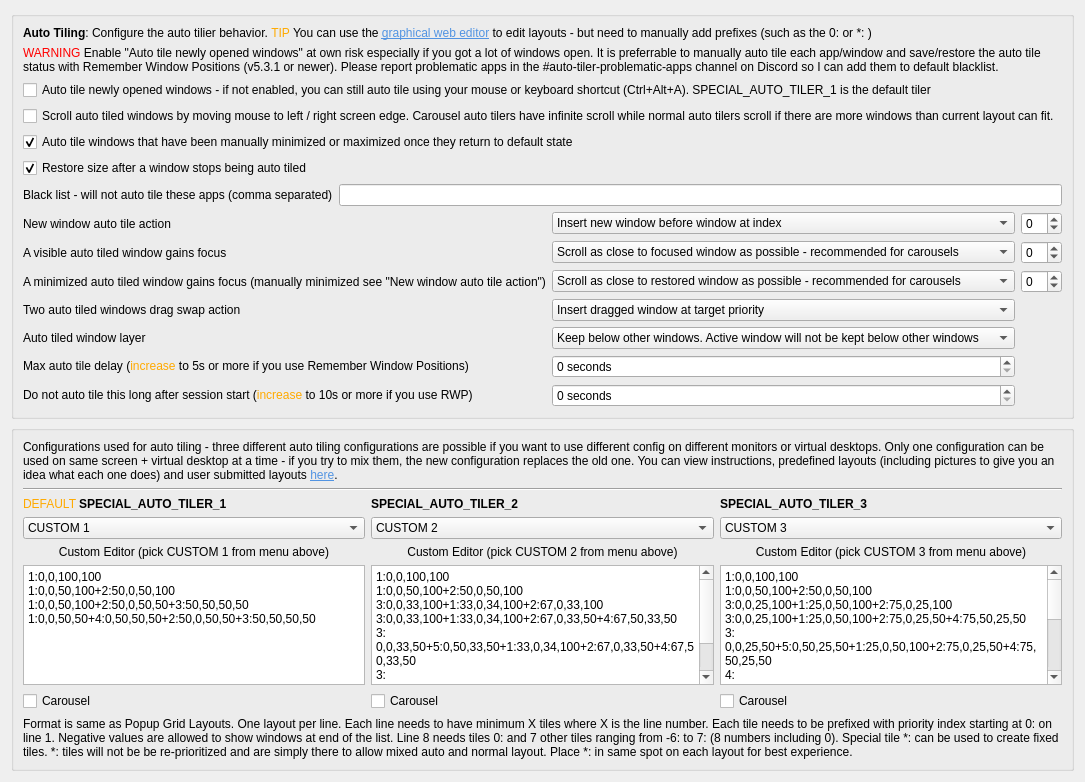
     <widget class="QWidget" name="tab_autoTile">
      <attribute name="icon">
       <iconset theme="process-working"/>
      </attribute>
      <attribute name="title">
       <string>Auto Tiling</string>
      </attribute>
      <layout class="QVBoxLayout" name="verticalLayout_25">
       <item>
        <widget class="QGroupBox" name="groupBox_16">
         <property name="title">
          <string/>
         </property>
         <layout class="QVBoxLayout" name="verticalLayout_27">
          <item>
           <widget class="QLabel" name="label_74">
            <property name="text">
             <string>&lt;html&gt;&lt;head/&gt;&lt;body&gt;&lt;p&gt;&lt;span style=&quot; font-weight:700;&quot;&gt;Auto Tiling&lt;/span&gt;: Configure the auto tilier behavior. &lt;span style=&quot; color:#ffaa00;&quot;&gt;TIP&lt;/span&gt; You can use the &lt;a href=&quot;https://rxweb.epizy.com/mousetiler/editor.html&quot;&gt;&lt;span style=&quot; text-decoration: underline; color:#5294e2;&quot;&gt;graphical web editor&lt;/span&gt;&lt;/a&gt; to edit layouts - but need to manually add prefixes (such as the 0: or *: )&lt;/p&gt;&lt;/body&gt;&lt;/html&gt;</string>
            </property>
            <property name="openExternalLinks">
             <bool>true</bool>
            </property>
           </widget>
          </item>
          <item>
           <widget class="QLabel" name="label_91">
            <property name="text">
             <string>&lt;html&gt;&lt;head/&gt;&lt;body&gt;&lt;p&gt;&lt;span style=&quot; color:#ff0000;&quot;&gt;WARNING&lt;/span&gt; Enable &amp;quot;Auto tile newly opened windows&amp;quot; at own risk especially if you got a lot of windows open. It is preferrable to manually auto tile each app/window and save/restore the auto tile status with Remember Window Positions (v5.3.1 or newer). Please report problematic apps in the #auto-tiler-problematic-apps channel on Discord so I can add them to default blacklist.&lt;/p&gt;&lt;/body&gt;&lt;/html&gt;</string>
            </property>
            <property name="wordWrap">
             <bool>true</bool>
            </property>
           </widget>
          </item>
          <item>
           <widget class="QCheckBox" name="kcfg_autoTileNewWindows">
            <property name="text">
             <string>Auto tile newly opened windows - if not enabled, you can still auto tile using your mouse or keyboard shortcut (Ctrl+Alt+A). SPECIAL_AUTO_TILER_1 is the default tiler</string>
            </property>
           </widget>
          </item>
          <item>
           <widget class="QCheckBox" name="kcfg_autoTilerEdgeScroll">
            <property name="text">
             <string>Scroll auto tiled windows by moving mouse to left / right screen edge. Carousel auto tilers have infinite scroll while normal auto tilers scroll if there are more windows than current layout can fit.</string>
            </property>
           </widget>
          </item>
          <item>
           <widget class="QCheckBox" name="kcfg_autoTileMinimizedMaximized">
            <property name="text">
             <string>Auto tile windows that have been manually minimized or maximized once they return to default state</string>
            </property>
            <property name="checked">
             <bool>true</bool>
            </property>
           </widget>
          </item>
          <item>
           <widget class="QCheckBox" name="kcfg_autoTileRestoreSize">
            <property name="text">
             <string>Restore size after a window stops being auto tiled</string>
            </property>
            <property name="checked">
             <bool>true</bool>
            </property>
           </widget>
          </item>
          <item>
           <layout class="QFormLayout" name="formLayout_9">
            <item row="0" column="1">
             <widget class="QLineEdit" name="kcfg_autoTileBlacklist"/>
            </item>
            <item row="0" column="0">
             <widget class="QLabel" name="label_90">
              <property name="text">
               <string>Black list - will not auto tile these apps (comma separated)</string>
              </property>
             </widget>
            </item>
           </layout>
          </item>
          <item>
           <layout class="QGridLayout" name="gridLayout_4">
            <item row="0" column="0">
             <widget class="QLabel" name="label_76">
              <property name="text">
               <string>New window auto tile action</string>
              </property>
             </widget>
            </item>
            <item row="1" column="1">
             <widget class="QComboBox" name="kcfg_autoTileFocusAction">
              <property name="sizePolicy">
               <sizepolicy hsizetype="MinimumExpanding" vsizetype="Fixed">
                <horstretch>0</horstretch>
                <verstretch>0</verstretch>
               </sizepolicy>
              </property>
              <item>
               <property name="text">
                <string>Scroll as close to focused window as possible - recommended for carousels</string>
               </property>
              </item>
              <item>
               <property name="text">
                <string>Insert focused window at index</string>
               </property>
              </item>
              <item>
               <property name="text">
                <string>Insert focused window at index - ignore primary</string>
               </property>
              </item>
              <item>
               <property name="text">
                <string>Swap place with window at index</string>
               </property>
              </item>
              <item>
               <property name="text">
                <string>Swap place with window at index - ignore primary</string>
               </property>
              </item>
              <item>
               <property name="text">
                <string>Do nothing</string>
               </property>
              </item>
             </widget>
            </item>
            <item row="0" column="1">
             <widget class="QComboBox" name="kcfg_autoTileWindowAction">
              <property name="sizePolicy">
               <sizepolicy hsizetype="MinimumExpanding" vsizetype="Fixed">
                <horstretch>0</horstretch>
                <verstretch>0</verstretch>
               </sizepolicy>
              </property>
              <item>
               <property name="text">
                <string>Insert new window before window at index</string>
               </property>
              </item>
              <item>
               <property name="text">
                <string>Insert new window after window at index</string>
               </property>
              </item>
             </widget>
            </item>
            <item row="6" column="0">
             <widget class="QLabel" name="label_79">
              <property name="text">
               <string>&lt;html&gt;&lt;head/&gt;&lt;body&gt;&lt;p&gt;Do not auto tile this long after session start (&lt;span style=&quot; color:#ffaa00;&quot;&gt;increase&lt;/span&gt; to 10s or more if you use RWP)&lt;/p&gt;&lt;/body&gt;&lt;/html&gt;</string>
              </property>
             </widget>
            </item>
            <item row="1" column="0">
             <widget class="QLabel" name="label_78">
              <property name="text">
               <string>A visible auto tiled window gains focus</string>
              </property>
             </widget>
            </item>
            <item row="5" column="1">
             <widget class="QSpinBox" name="kcfg_maxAutoTileDelay">
              <property name="sizePolicy">
               <sizepolicy hsizetype="MinimumExpanding" vsizetype="Fixed">
                <horstretch>0</horstretch>
                <verstretch>0</verstretch>
               </sizepolicy>
              </property>
              <property name="suffix">
               <string> seconds</string>
              </property>
              <property name="maximum">
               <number>60</number>
              </property>
             </widget>
            </item>
            <item row="2" column="0">
             <widget class="QLabel" name="label_89">
              <property name="text">
               <string>A minimized auto tiled window gains focus (manually minimized see &quot;New window auto tile action&quot;)</string>
              </property>
             </widget>
            </item>
            <item row="0" column="2">
             <widget class="QSpinBox" name="kcfg_autoTileWindowIndex">
              <property name="minimum">
               <number>-1</number>
              </property>
              <property name="maximum">
               <number>16</number>
              </property>
             </widget>
            </item>
            <item row="5" column="0">
             <widget class="QLabel" name="label_75">
              <property name="text">
               <string>&lt;html&gt;&lt;head/&gt;&lt;body&gt;&lt;p&gt;Max auto tile delay (&lt;span style=&quot; color:#ffaa00;&quot;&gt;increase&lt;/span&gt; to 5s or more if you use Remember Window Positions)&lt;/p&gt;&lt;/body&gt;&lt;/html&gt;</string>
              </property>
             </widget>
            </item>
            <item row="3" column="0">
             <widget class="QLabel" name="label_77">
              <property name="text">
               <string>Two auto tiled windows drag swap action</string>
              </property>
             </widget>
            </item>
            <item row="3" column="1">
             <widget class="QComboBox" name="kcfg_autoTileDragSwapAction">
              <property name="sizePolicy">
               <sizepolicy hsizetype="MinimumExpanding" vsizetype="Fixed">
                <horstretch>0</horstretch>
                <verstretch>0</verstretch>
               </sizepolicy>
              </property>
              <property name="currentIndex">
               <number>0</number>
              </property>
              <item>
               <property name="text">
                <string>Insert dragged window at target priority</string>
               </property>
              </item>
              <item>
               <property name="text">
                <string>Swap places</string>
               </property>
              </item>
             </widget>
            </item>
            <item row="6" column="1">
             <widget class="QSpinBox" name="kcfg_maxAutoTileDelaySessionStart">
              <property name="sizePolicy">
               <sizepolicy hsizetype="MinimumExpanding" vsizetype="Fixed">
                <horstretch>0</horstretch>
                <verstretch>0</verstretch>
               </sizepolicy>
              </property>
              <property name="suffix">
               <string> seconds</string>
              </property>
              <property name="maximum">
               <number>60</number>
              </property>
             </widget>
            </item>
            <item row="2" column="1">
             <widget class="QComboBox" name="kcfg_autoTileMinimizedFocusAction">
              <property name="sizePolicy">
               <sizepolicy hsizetype="MinimumExpanding" vsizetype="Fixed">
                <horstretch>0</horstretch>
                <verstretch>0</verstretch>
               </sizepolicy>
              </property>
              <item>
               <property name="text">
                <string>Scroll as close to restored window as possible - recommended for carousels</string>
               </property>
              </item>
              <item>
               <property name="text">
                <string>Insert restored window before window at index</string>
               </property>
              </item>
              <item>
               <property name="text">
                <string>Swap place with window at index</string>
               </property>
              </item>
             </widget>
            </item>
            <item row="2" column="2">
             <widget class="QSpinBox" name="kcfg_autoTileMinimizedFocusIndex">
              <property name="minimum">
               <number>-1</number>
              </property>
              <property name="maximum">
               <number>16</number>
              </property>
             </widget>
            </item>
            <item row="1" column="2">
             <widget class="QSpinBox" name="kcfg_autoTileFocusIndex">
              <property name="minimum">
               <number>-1</number>
              </property>
              <property name="maximum">
               <number>16</number>
              </property>
             </widget>
            </item>
            <item row="4" column="0">
             <widget class="QLabel" name="label_98">
              <property name="text">
               <string>Auto tiled window layer</string>
              </property>
             </widget>
            </item>
            <item row="4" column="1">
             <widget class="QComboBox" name="kcfg_autoTileLayer">
              <item>
               <property name="text">
                <string>Keep below other windows. Active window will not be kept below other windows</string>
               </property>
              </item>
              <item>
               <property name="text">
                <string>Keep below other windows</string>
               </property>
              </item>
              <item>
               <property name="text">
                <string>Keep in normal layer (might put auto-tiled windows on top when scrolling)</string>
               </property>
              </item>
              <item>
               <property name="text">
                <string>Keep above other windows</string>
               </property>
              </item>
             </widget>
            </item>
           </layout>
          </item>
         </layout>
        </widget>
       </item>
       <item>
        <widget class="QGroupBox" name="groupBox_15">
         <property name="title">
          <string/>
         </property>
         <layout class="QVBoxLayout" name="verticalLayout_26">
          <item>
           <widget class="QLabel" name="label_81">
            <property name="text">
             <string>&lt;html&gt;&lt;head/&gt;&lt;body&gt;&lt;p&gt;Configurations used for auto tiling - three different auto tiling configurations are possible if you want to use different config on different monitors or virtual desktops. Only one configuration can be used on same screen + virtual desktop at a time - if you try to mix them, the new configuration replaces the old one. You can view instructions, predefined layouts (including pictures to give you an idea what each one does) and user submitted layouts &lt;a href=&quot;https://github.com/rxappdev/MouseTiler/blob/main/AUTOTILERGUIDE.md&quot;&gt;&lt;span style=&quot; text-decoration: underline; color:#5294e2;&quot;&gt;here&lt;/span&gt;&lt;/a&gt;.&lt;/p&gt;&lt;/body&gt;&lt;/html&gt;</string>
            </property>
            <property name="wordWrap">
             <bool>true</bool>
            </property>
            <property name="openExternalLinks">
             <bool>true</bool>
            </property>
           </widget>
          </item>
          <item>
           <widget class="Line" name="line_18">
            <property name="orientation">
             <enum>Qt::Orientation::Horizontal</enum>
            </property>
           </widget>
          </item>
          <item>
           <layout class="QGridLayout" name="gridLayout_3">
            <item row="3" column="2">
             <widget class="QPlainTextEdit" name="kcfg_autoTilerCustom3">
              <property name="sizePolicy">
               <sizepolicy hsizetype="Expanding" vsizetype="Fixed">
                <horstretch>0</horstretch>
                <verstretch>0</verstretch>
               </sizepolicy>
              </property>
              <property name="minimumSize">
               <size>
                <width>0</width>
                <height>120</height>
               </size>
              </property>
              <property name="maximumSize">
               <size>
                <width>16777215</width>
                <height>120</height>
               </size>
              </property>
              <property name="plainText">
               <string>1:0,0,100,100
1:0,0,50,100+2:50,0,50,100
3:0,0,25,100+1:25,0,50,100+2:75,0,25,100
3:0,0,25,100+1:25,0,50,100+2:75,0,25,50+4:75,50,25,50
3:0,0,25,50+5:0,50,25,50+1:25,0,50,100+2:75,0,25,50+4:75,50,25,50
4:0,0,25,50+6:0,50,25,50+1:25,0,25,100+2:50,0,25,100+3:75,0,25,50+5:75,50,25,50
4:0,0,25,50+7:0,50,25,50+1:25,0,25,100+2:50,0,25,50+6:50,50,25,50+3:75,0,25,50+5:75,50,25,50
4:0,0,25,50+8:0,50,25,50+1:25,0,25,50+7:25,50,25,50+2:50,0,25,50+6:50,50,25,50+3:75,0,25,50+5:75,50,25,50</string>
              </property>
             </widget>
            </item>
            <item row="0" column="1">
             <widget class="QLabel" name="label_83">
              <property name="font">
               <font>
                <bold>true</bold>
               </font>
              </property>
              <property name="text">
               <string>SPECIAL_AUTO_TILER_2</string>
              </property>
             </widget>
            </item>
            <item row="2" column="2">
             <widget class="QLabel" name="label_73">
              <property name="text">
               <string>Custom Editor (pick CUSTOM 3 from menu above)</string>
              </property>
              <property name="alignment">
               <set>Qt::AlignmentFlag::AlignCenter</set>
              </property>
             </widget>
            </item>
            <item row="1" column="1">
             <widget class="QComboBox" name="kcfg_autoTilerMode2">
              <item>
               <property name="text">
                <string>CUSTOM 2</string>
               </property>
              </item>
              <item>
               <property name="text">
                <string>✅ Multi-monitor friendly - SINGLE TILE CAROUSEL</string>
               </property>
              </item>
              <item>
               <property name="text">
                <string>❌ Multi-monitor friendly - THREE TILE CAROUSEL</string>
               </property>
              </item>
              <item>
               <property name="text">
                <string>❌ Multi-monitor friendly - 50% CAROUSEL</string>
               </property>
              </item>
              <item>
               <property name="text">
                <string>❌ Multi-monitor friendly - 66% CAROUSEL</string>
               </property>
              </item>
              <item>
               <property name="text">
                <string>❌ Multi-monitor friendly - 96% CAROUSEL</string>
               </property>
              </item>
              <item>
               <property name="text">
                <string>✅ Multi-monitor friendly - 3 CARD STACK</string>
               </property>
              </item>
              <item>
               <property name="text">
                <string>✅ Multi-monitor friendly - 5 CARD STACK</string>
               </property>
              </item>
              <item>
               <property name="text">
                <string>✅ Multi-monitor friendly - SPIRAL 4</string>
               </property>
              </item>
              <item>
               <property name="text">
                <string>✅ Multi-monitor friendly - SPIRAL 8</string>
               </property>
              </item>
              <item>
               <property name="text">
                <string>✅ Multi-monitor friendly - 50% + 2 STACK</string>
               </property>
              </item>
              <item>
               <property name="text">
                <string>✅ Multi-monitor friendly - 50% + 3 STACK</string>
               </property>
              </item>
              <item>
               <property name="text">
                <string>✅ Multi-monitor friendly - 67% + 2 STACK</string>
               </property>
              </item>
              <item>
               <property name="text">
                <string>✅ Multi-monitor friendly - 67% + 3 STACK</string>
               </property>
              </item>
              <item>
               <property name="text">
                <string>✅ Multi-monitor friendly - 2 + 50% + 2 STACK</string>
               </property>
              </item>
              <item>
               <property name="text">
                <string>✅ Multi-monitor friendly - * | 1 + 50% + * | 1 CAROUSEL</string>
               </property>
              </item>
              <item>
               <property name="text">
                <string>✅ Multi-monitor friendly - 1 | * + 50% + 1 | * CAROUSEL</string>
               </property>
              </item>
              <item>
               <property name="text">
                <string>❌ Multi-monitor friendly - 76% CAROUSEL</string>
               </property>
              </item>
              <item>
               <property name="text">
                <string>❌ Multi-monitor friendly - 50% + 50% CAROUSEL</string>
               </property>
              </item>
             </widget>
            </item>
            <item row="2" column="0">
             <widget class="QLabel" name="label_71">
              <property name="text">
               <string>Custom Editor (pick CUSTOM 1 from menu above)</string>
              </property>
              <property name="alignment">
               <set>Qt::AlignmentFlag::AlignCenter</set>
              </property>
             </widget>
            </item>
            <item row="0" column="2">
             <widget class="QLabel" name="label_88">
              <property name="font">
               <font>
                <bold>true</bold>
               </font>
              </property>
              <property name="text">
               <string>SPECIAL_AUTO_TILER_3</string>
              </property>
             </widget>
            </item>
            <item row="0" column="0">
             <widget class="QLabel" name="label_80">
              <property name="font">
               <font>
                <bold>true</bold>
               </font>
              </property>
              <property name="text">
               <string>&lt;html&gt;&lt;head/&gt;&lt;body&gt;&lt;p&gt;&lt;span style=&quot; font-weight:400; color:#ffaa00;&quot;&gt;DEFAULT &lt;/span&gt;SPECIAL_AUTO_TILER_1&lt;/p&gt;&lt;/body&gt;&lt;/html&gt;</string>
              </property>
             </widget>
            </item>
            <item row="2" column="1">
             <widget class="QLabel" name="label_72">
              <property name="text">
               <string>Custom Editor (pick CUSTOM 2 from menu above)</string>
              </property>
              <property name="alignment">
               <set>Qt::AlignmentFlag::AlignCenter</set>
              </property>
             </widget>
            </item>
            <item row="3" column="0">
             <widget class="QPlainTextEdit" name="kcfg_autoTilerCustom1">
              <property name="sizePolicy">
               <sizepolicy hsizetype="Expanding" vsizetype="Fixed">
                <horstretch>0</horstretch>
                <verstretch>0</verstretch>
               </sizepolicy>
              </property>
              <property name="minimumSize">
               <size>
                <width>0</width>
                <height>120</height>
               </size>
              </property>
              <property name="maximumSize">
               <size>
                <width>16777215</width>
                <height>120</height>
               </size>
              </property>
              <property name="plainText">
               <string>1:0,0,100,100
1:0,0,50,100+2:50,0,50,100
1:0,0,50,100+2:50,0,50,50+3:50,50,50,50
1:0,0,50,50+4:0,50,50,50+2:50,0,50,50+3:50,50,50,50</string>
              </property>
             </widget>
            </item>
            <item row="3" column="1">
             <widget class="QPlainTextEdit" name="kcfg_autoTilerCustom2">
              <property name="sizePolicy">
               <sizepolicy hsizetype="Expanding" vsizetype="Fixed">
                <horstretch>0</horstretch>
                <verstretch>0</verstretch>
               </sizepolicy>
              </property>
              <property name="minimumSize">
               <size>
                <width>0</width>
                <height>120</height>
               </size>
              </property>
              <property name="maximumSize">
               <size>
                <width>16777215</width>
                <height>120</height>
               </size>
              </property>
              <property name="plainText">
               <string>1:0,0,100,100
1:0,0,50,100+2:50,0,50,100
3:0,0,33,100+1:33,0,34,100+2:67,0,33,100
3:0,0,33,100+1:33,0,34,100+2:67,0,33,50+4:67,50,33,50
3:0,0,33,50+5:0,50,33,50+1:33,0,34,100+2:67,0,33,50+4:67,50,33,50
3:0,0,33,50+5:0,50,33,50+1:33,0,34,50+6:33,50,34,50+2:67,0,33,50+4:67,50,33,50</string>
              </property>
             </widget>
            </item>
            <item row="1" column="0">
             <widget class="QComboBox" name="kcfg_autoTilerMode1">
              <item>
               <property name="text">
                <string>CUSTOM 1</string>
               </property>
              </item>
              <item>
               <property name="text">
                <string>✅ Multi-monitor friendly - SINGLE TILE CAROUSEL</string>
               </property>
              </item>
              <item>
               <property name="text">
                <string>❌ Multi-monitor friendly - THREE TILE CAROUSEL</string>
               </property>
              </item>
              <item>
               <property name="text">
                <string>❌ Multi-monitor friendly - 50% CAROUSEL</string>
               </property>
              </item>
              <item>
               <property name="text">
                <string>❌ Multi-monitor friendly - 66% CAROUSEL</string>
               </property>
              </item>
              <item>
               <property name="text">
                <string>❌ Multi-monitor friendly - 96% CAROUSEL</string>
               </property>
              </item>
              <item>
               <property name="text">
                <string>✅ Multi-monitor friendly - 3 CARD STACK</string>
               </property>
              </item>
              <item>
               <property name="text">
                <string>✅ Multi-monitor friendly - 5 CARD STACK</string>
               </property>
              </item>
              <item>
               <property name="text">
                <string>✅ Multi-monitor friendly - SPIRAL 4</string>
               </property>
              </item>
              <item>
               <property name="text">
                <string>✅ Multi-monitor friendly - SPIRAL 8</string>
               </property>
              </item>
              <item>
               <property name="text">
                <string>✅ Multi-monitor friendly - 50% + 2 STACK</string>
               </property>
              </item>
              <item>
               <property name="text">
                <string>✅ Multi-monitor friendly - 50% + 3 STACK</string>
               </property>
              </item>
              <item>
               <property name="text">
                <string>✅ Multi-monitor friendly - 67% + 2 STACK</string>
               </property>
              </item>
              <item>
               <property name="text">
                <string>✅ Multi-monitor friendly - 67% + 3 STACK</string>
               </property>
              </item>
              <item>
               <property name="text">
                <string>✅ Multi-monitor friendly - 2 + 50% + 2 STACK</string>
               </property>
              </item>
              <item>
               <property name="text">
                <string>✅ Multi-monitor friendly - * | 1 + 50% + * | 1 CAROUSEL</string>
               </property>
              </item>
              <item>
               <property name="text">
                <string>✅ Multi-monitor friendly - 1 | * + 50% + 1 | * CAROUSEL</string>
               </property>
              </item>
              <item>
               <property name="text">
                <string>❌ Multi-monitor friendly - 76% CAROUSEL</string>
               </property>
              </item>
              <item>
               <property name="text">
                <string>❌ Multi-monitor friendly - 50% + 50% CAROUSEL</string>
               </property>
              </item>
             </widget>
            </item>
            <item row="1" column="2">
             <widget class="QComboBox" name="kcfg_autoTilerMode3">
              <item>
               <property name="text">
                <string>CUSTOM 3</string>
               </property>
              </item>
              <item>
               <property name="text">
                <string>✅ Multi-monitor friendly - SINGLE TILE CAROUSEL</string>
               </property>
              </item>
              <item>
               <property name="text">
                <string>❌ Multi-monitor friendly - THREE TILE CAROUSEL</string>
               </property>
              </item>
              <item>
               <property name="text">
                <string>❌ Multi-monitor friendly - 50% CAROUSEL</string>
               </property>
              </item>
              <item>
               <property name="text">
                <string>❌ Multi-monitor friendly - 66% CAROUSEL</string>
               </property>
              </item>
              <item>
               <property name="text">
                <string>❌ Multi-monitor friendly - 96% CAROUSEL</string>
               </property>
              </item>
              <item>
               <property name="text">
                <string>✅ Multi-monitor friendly - 3 CARD STACK</string>
               </property>
              </item>
              <item>
               <property name="text">
                <string>✅ Multi-monitor friendly - 5 CARD STACK</string>
               </property>
              </item>
              <item>
               <property name="text">
                <string>✅ Multi-monitor friendly - SPIRAL 4</string>
               </property>
              </item>
              <item>
               <property name="text">
                <string>✅ Multi-monitor friendly - SPIRAL 8</string>
               </property>
              </item>
              <item>
               <property name="text">
                <string>✅ Multi-monitor friendly - 50% + 2 STACK</string>
               </property>
              </item>
              <item>
               <property name="text">
                <string>✅ Multi-monitor friendly - 50% + 3 STACK</string>
               </property>
              </item>
              <item>
               <property name="text">
                <string>✅ Multi-monitor friendly - 67% + 2 STACK</string>
               </property>
              </item>
              <item>
               <property name="text">
                <string>✅ Multi-monitor friendly - 67% + 3 STACK</string>
               </property>
              </item>
              <item>
               <property name="text">
                <string>✅ Multi-monitor friendly - 2 + 50% + 2 STACK</string>
               </property>
              </item>
              <item>
               <property name="text">
                <string>✅ Multi-monitor friendly - * | 1 + 50% + * | 1 CAROUSEL</string>
               </property>
              </item>
              <item>
               <property name="text">
                <string>✅ Multi-monitor friendly - 1 | * + 50% + 1 | * CAROUSEL</string>
               </property>
              </item>
              <item>
               <property name="text">
                <string>❌ Multi-monitor friendly - 76% CAROUSEL</string>
               </property>
              </item>
              <item>
               <property name="text">
                <string>❌ Multi-monitor friendly - 50% + 50% CAROUSEL</string>
               </property>
              </item>
             </widget>
            </item>
            <item row="4" column="0">
             <widget class="QCheckBox" name="kcfg_autoTilerCarousel1">
              <property name="text">
               <string>Carousel</string>
              </property>
             </widget>
            </item>
            <item row="4" column="1">
             <widget class="QCheckBox" name="kcfg_autoTilerCarousel2">
              <property name="text">
               <string>Carousel</string>
              </property>
             </widget>
            </item>
            <item row="4" column="2">
             <widget class="QCheckBox" name="kcfg_autoTilerCarousel3">
              <property name="text">
               <string>Carousel</string>
              </property>
             </widget>
            </item>
           </layout>
          </item>
          <item>
           <widget class="QLabel" name="label_82">
            <property name="text">
             <string>&lt;html&gt;&lt;head/&gt;&lt;body&gt;&lt;p&gt;Format is same as Popup Grid Layouts. One layout per line. Each line needs to have minimum X tiles where X is the line number. Each tile needs to be prefixed with priority index starting at 0: on line 1. Negative values are allowed to show windows at end of the list. Line 8 needs tiles 0: and 7 other tiles ranging from -6: to 7: (8 numbers including 0). Special tile *: can be used to create fixed tiles. *: tiles will not be be re-prioritized and are simply there to allow mixed auto and normal layout. Place *: in same spot on each layout for best experience.&lt;/p&gt;&lt;/body&gt;&lt;/html&gt;</string>
            </property>
            <property name="wordWrap">
             <bool>true</bool>
            </property>
           </widget>
          </item>
         </layout>
        </widget>
       </item>
       <item>
        <spacer name="verticalSpacer_5">
         <property name="orientation">
          <enum>Qt::Orientation::Vertical</enum>
         </property>
         <property name="sizeType">
          <enum>QSizePolicy::Policy::Expanding</enum>
         </property>
         <property name="sizeHint" stdset="0">
          <size>
           <width>0</width>
           <height>0</height>
          </size>
         </property>
        </spacer>
       </item>
      </layout>
     </widget>
